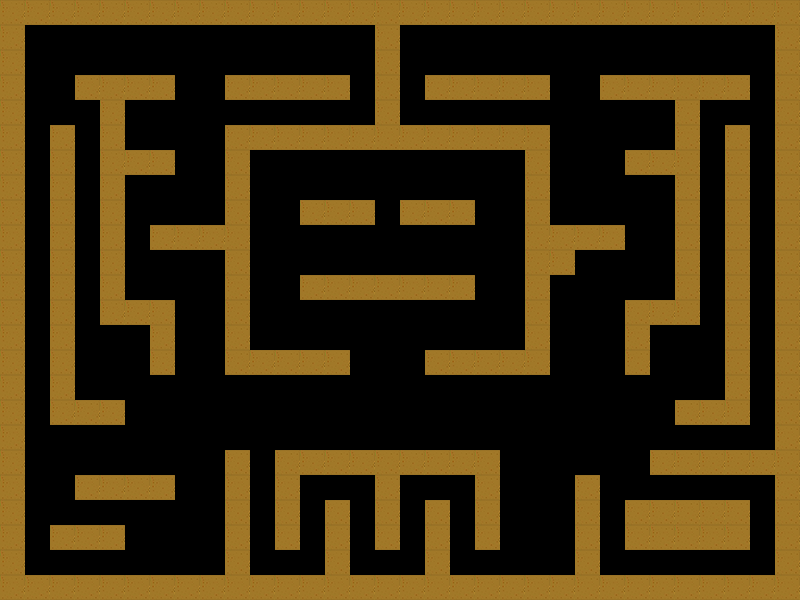

Rendered tile map (Tiled .tmx) drawn with the repository's tilesets; below, a short description and the full map source, tile grids included:
An orthogonal 32x24 tile map with 25x25 px tiles, 1 tile layer (Tile Layer 1).

<map version="1.0" orientation="orthogonal" renderorder="right-down" width="32" height="24" tilewidth="25" tileheight="25" nextobjectid="1">
 <tileset firstgid="1" name="ctch" tilewidth="25" tileheight="25" tilecount="2" columns="2">
  <image source="multiV.png" width="50" height="25" />
 </tileset>
 <layer name="Tile Layer 1" width="32" height="24">
  <data encoding="csv">
2,2,2,2,2,2,2,2,2,2,2,2,2,2,2,2,2,2,2,2,2,2,2,2,2,2,2,2,2,2,2,2,
2,0,0,0,0,0,0,0,0,0,0,0,0,0,0,2,0,0,0,0,0,0,0,0,0,0,0,0,0,0,0,2,
2,0,0,0,0,0,0,0,0,0,0,0,0,0,0,2,0,0,0,0,0,0,0,0,0,0,0,0,0,0,0,2,
2,0,0,2,2,2,2,0,0,2,2,2,2,2,0,2,0,2,2,2,2,2,0,0,2,2,2,2,2,2,0,2,
2,0,0,0,2,0,0,0,0,0,0,0,0,0,0,2,0,0,0,0,0,0,0,0,0,0,0,2,0,0,0,2,
2,0,2,0,2,0,0,0,0,2,2,2,2,2,2,2,2,2,2,2,2,2,0,0,0,0,0,2,0,2,0,2,
2,0,2,0,2,2,2,0,0,2,0,0,0,0,0,0,0,0,0,0,0,2,0,0,0,2,2,2,0,2,0,2,
2,0,2,0,2,0,0,0,0,2,0,0,0,0,0,0,0,0,0,0,0,2,0,0,0,0,0,2,0,2,0,2,
2,0,2,0,2,0,0,0,0,2,0,0,2,2,2,0,2,2,2,0,0,2,0,0,0,0,0,2,0,2,0,2,
2,0,2,0,2,0,2,2,2,2,0,0,0,0,0,0,0,0,0,0,0,2,2,2,2,0,0,2,0,2,0,2,
2,0,2,0,2,0,0,0,0,2,0,0,0,0,0,0,0,0,0,0,0,2,2,0,0,0,0,2,0,2,0,2,
2,0,2,0,2,0,0,0,0,2,0,0,2,2,2,2,2,2,2,0,0,2,0,0,0,0,0,2,0,2,0,2,
2,0,2,0,2,2,2,0,0,2,0,0,0,0,0,0,0,0,0,0,0,2,0,0,0,2,2,2,0,2,0,2,
2,0,2,0,0,0,2,0,0,2,0,0,0,0,0,0,0,0,0,0,0,2,0,0,0,2,0,0,0,2,0,2,
2,0,2,0,0,0,2,0,0,2,2,2,2,2,0,0,0,2,2,2,2,2,0,0,0,2,0,0,0,2,0,2,
2,0,2,0,0,0,0,0,0,0,0,0,0,0,0,0,0,0,0,0,0,0,0,0,0,0,0,0,0,2,0,2,
2,0,2,2,2,0,0,0,0,0,0,0,0,0,0,0,0,0,0,0,0,0,0,0,0,0,0,2,2,2,0,2,
2,0,0,0,0,0,0,0,0,0,0,0,0,0,0,0,0,0,0,0,0,0,0,0,0,0,0,0,0,0,0,2,
2,0,0,0,0,0,0,0,0,2,0,2,2,2,2,2,2,2,2,2,0,0,0,0,0,0,2,2,2,2,2,2,
2,0,0,2,2,2,2,0,0,2,0,2,0,0,0,2,0,0,0,2,0,0,0,2,0,0,0,0,0,0,0,2,
2,0,0,0,0,0,0,0,0,2,0,2,0,2,0,2,0,2,0,2,0,0,0,2,0,2,2,2,2,2,0,2,
2,0,2,2,2,0,0,0,0,2,0,2,0,2,0,2,0,2,0,2,0,0,0,2,0,2,2,2,2,2,0,2,
2,0,0,0,0,0,0,0,0,2,0,0,0,2,0,0,0,2,0,0,0,0,0,2,0,0,0,0,0,0,0,2,
2,2,2,2,2,2,2,2,2,2,2,2,2,2,2,2,2,2,2,2,2,2,2,2,2,2,2,2,2,2,2,2
</data>
 </layer>
</map>
